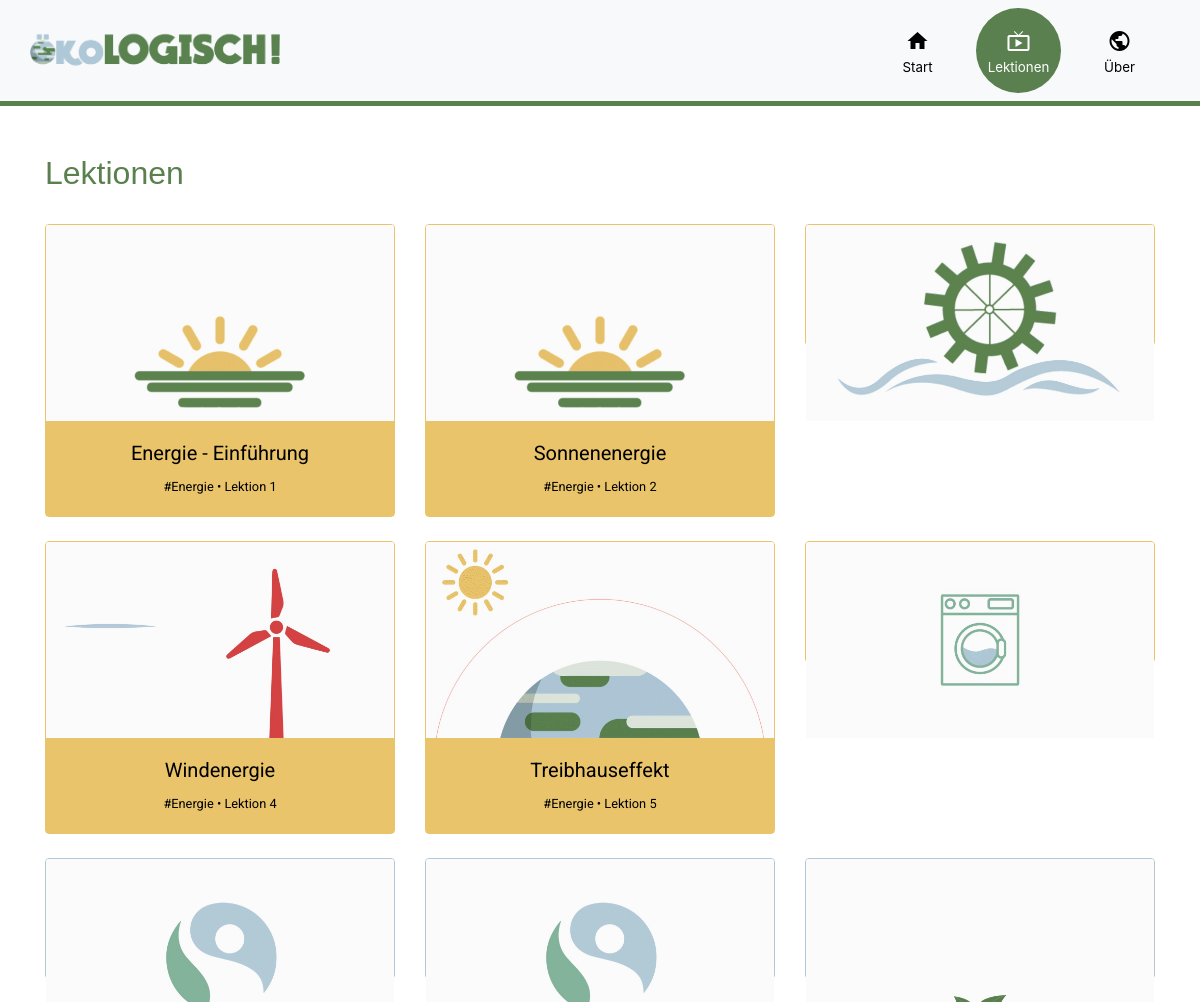
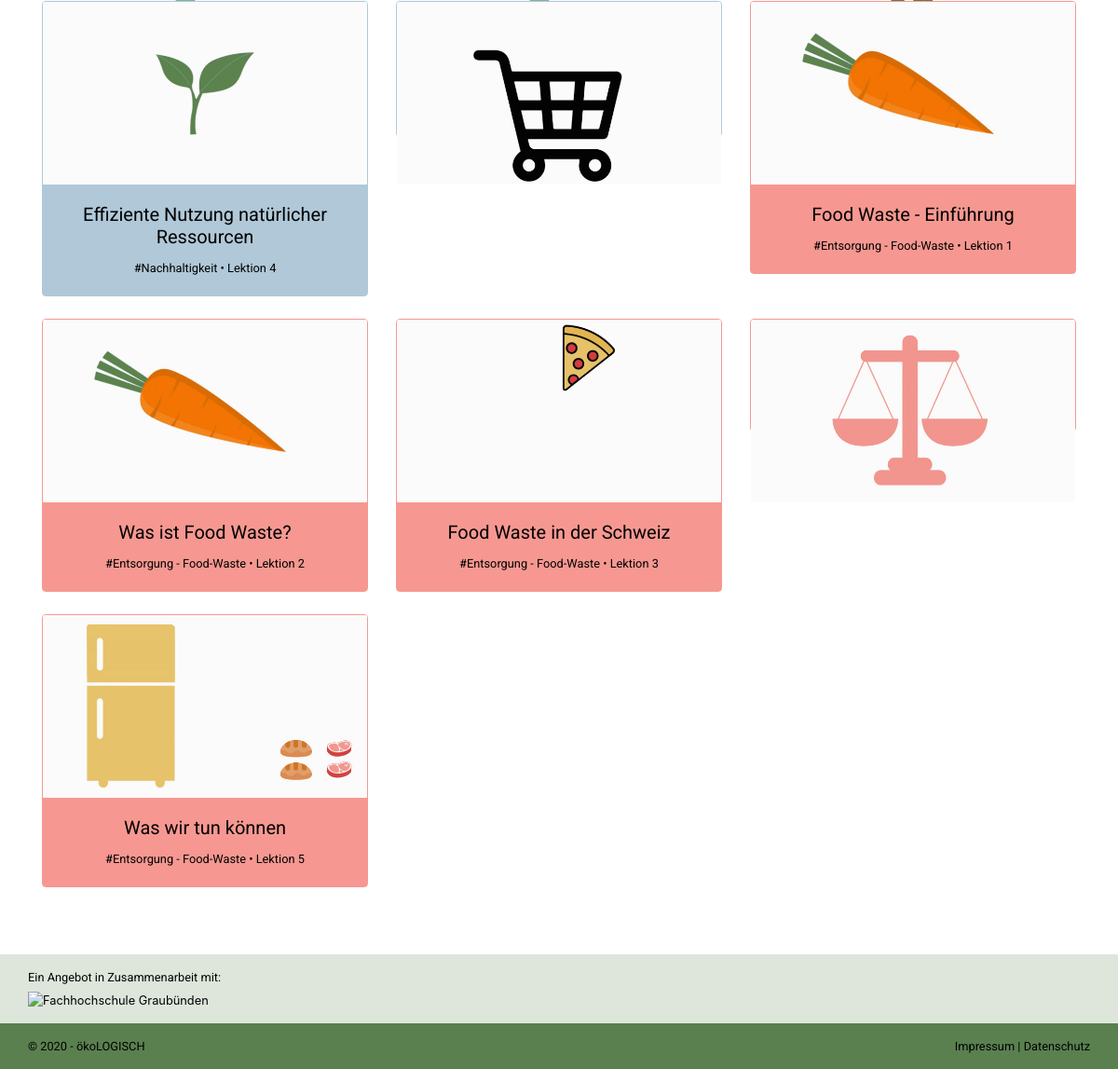
Page /lessons.php on the committed database (2 pictures, top to bottom).
### tables this page shows
CREATE TABLE `tbl_lesson` (
  `id` int(11) NOT NULL,
  `category_id` int(11) NOT NULL,
  `title` varchar(255) NOT NULL,
  `text` text NOT NULL,
  `img_url` varchar(255) NOT NULL,
  `gif_url` varchar(255) NOT NULL,
  `gif_url_static` varchar(255) NOT NULL,
  `video_url` varchar(255) NOT NULL,
  `top_lesson` tinyint(1) NOT NULL,
  `lesson_nr` int(11) NOT NULL,
  `important` text NOT NULL,
  `einfuerung` tinyint(1) NOT NULL,
  `lernziele` text NOT NULL,
  `groeste_probleme` text NOT NULL
);

CREATE TABLE `tbl_category` (
  `id` int(11) NOT NULL,
  `title` varchar(255) NOT NULL,
  `text` text NOT NULL,
  `img_url` varchar(255) NOT NULL
);

### data/data.php (called while the page is built, shortened)
<?php
function get_db_connection()
{
	global $db_host, $db_name, $db_user, $db_pass, $db_charset;
	$dsn = "mysql:host=$db_host;dbname=$db_name;charset=$db_charset";
	$options = [
		PDO::ATTR_ERRMODE            => PDO::ERRMODE_EXCEPTION,
		PDO::ATTR_DEFAULT_FETCH_MODE => PDO::FETCH_ASSOC,
		PDO::ATTR_EMULATE_PREPARES   => false
	];
	try {
		$db = new PDO($dsn, $db_user, $db_pass, $options);
	} catch (\PDOException $e) {
		throw new \PDOException($e->getMessage(), (int)$e->getCode());
	}
	return $db;
}
function get_all_lessons()
{
	$db = get_db_connection();
	$sql = "SELECT * FROM tbl_lesson;";
	$result = $db->query($sql);
	return $result->fetchAll();
}
function get_category_by_id($id)
{
	$db = get_db_connection();
	$sql = "SELECT * FROM tbl_category WHERE id = $id;";
	$result = $db->query($sql);
	$row = $result->fetch();
	return $row;
}

### lessons.php (the view, shortened to what this page needs)
<?php
require_once('data/data.php');
$allLessons = get_all_lessons();
?>
<?php require_once('templates/head.php'); ?>
<nav>
    <?php require_once('templates/navbar.php'); ?>
</nav>
<section class="container lessons my-5">
    <article>
        <h2 class="pb-4">Lektionen</h2>
        <div class="row row-cols-3">
            <?php
                foreach ($allLessons as $lesson) {
                $category =  get_category_by_id($lesson['category_id']);
            ?>
                <div class="col mb-4">
                    <a href="lesson.php?id=<?php echo $lesson['id']; ?>">
                        <div class="card <?php echo strtolower($category['title']); ?>">
                <img src="<?php echo $lesson['gif_url_static'] ?>" class="card-img-top gif_static">
                            <div class="card-body">
                                <h5 class="card-title text-center"><?php echo $lesson['title'] ?></h5>
                                <p class="card-text small text-center">
                                    <a href="category.php?id=<?php echo $lesson['category_id']; ?>">
                                        <?php echo "#" . $category['title']; ?>
                                    </a>
                                    •
                                    <?php
                                    echo "Lektion ";
                                    echo $lesson['lesson_nr'];
                                    ?></p>
                            </div>
                        </div>
                    </a>
                </div>
            <?php } ?>
        </div>
    </article>
</section>
<?php require_once('templates/footer.php'); ?>

### templates/head.php (shortened to what this page needs)
<!doctype html>
<html lang="de">
<head>
  <link rel="stylesheet" href="assets/css/main.css">
</head>
<body>

### templates/navbar.php (shortened to what this page needs)
<body>
    <nav class="navbar navbar-icon-top navbar-expand navbar-light bg-light <?php echo isset($category['title']) ? strtolower($category['title']) : ''; ?>">
        <div class="container">
            <a class="navbar-brand" href=".">
                <img src="assets/logo/logo.png" alt="ökoLOGISCH" loading="lazy">
            </a>
            <div class="navbar-expand">
                <ul class="navbar-nav">
                    <li class="nav-item">
                        <a class="nav-link" id="nav-home" href=".">
                            <span class="material-icons">
                                home
                            </span>
                            <span>
                                Start
                            </span>
                        </a>
                    </li>
                    <li class="nav-item">
                        <a class="nav-link" id="nav-lessons" href="./lessons.php">
                            <span class="material-icons">
                                live_tv
                            </span>
                            <span>
                                Lektionen
                            </span>
                        </a>
                    </li>
                    <li class="nav-item">
                        <a class="nav-link" id="nav-about" href="./about.php">
                            <span class="material-icons">
                                public
                            </span>
                            <span>
                                Über
                            </span>
                        </a>
                    </li>
                </ul>
            </div>
        </div>
    </nav>
</body>

### templates/footer.php (shortened to what this page needs)
<footer class="page-footer small">
  <div class="container-fluid footer-top">
    <div class="container">
      <p>Ein Angebot in Zusammenarbeit mit:</p>
      <a href="#"><img src="https://www.fhgr.ch/typo3conf/ext/sfptemplate/RootPage/Default/Resources/Public/Partials/Logo/Images/Logo.svg" alt="Fachhochschule Graubünden"></a>
    </div>
  </div>
  <div class="container-fluid footer-copyright">
    <div class="container">
      <div class="row">
        <div class="col">
          <p class="text-left">© <?php echo date("Y"); ?> - <a href="#">ökoLOGISCH</a></p>
        </div>
        <div class="col">
          <p class="text-right"><a href="#">Impressum</a> | <a href="#">Datenschutz</a></p>
        </div>
      </div>
    </div>
  </div>
</footer>
</body>
</html>

### rows in the picture
tbl_lesson: gif_url_static (picture), title "Energie - Einführung", category.title "Energie", lesson_nr "1"
tbl_lesson: gif_url_static (picture), title "Sonnenenergie", category.title "Energie", lesson_nr "2"
tbl_lesson: gif_url_static (picture)
tbl_lesson: gif_url_static (picture), title "Windenergie", category.title "Energie", lesson_nr "4"
tbl_lesson: gif_url_static (picture), title "Treibhauseffekt", category.title "Energie", lesson_nr "5"
tbl_lesson: gif_url_static (picture)
tbl_lesson: gif_url_static (picture)
tbl_lesson: gif_url_static (picture)
tbl_lesson: gif_url_static (picture)
tbl_lesson: gif_url_static (picture), title "Effiziente Nutzung natürlicher Ressourcen", category.title "Nachhaltigkeit", lesson_nr "4"
tbl_lesson: gif_url_static (picture)
tbl_lesson: gif_url_static (picture), title "Food Waste - Einführung", category.title "Entsorgung - Food-Waste", lesson_nr "1"
tbl_lesson: gif_url_static (picture), title "Was ist Food Waste?", category.title "Entsorgung - Food-Waste", lesson_nr "2"
tbl_lesson: gif_url_static (picture), title "Food Waste in der Schweiz", category.title "Entsorgung - Food-Waste", lesson_nr "3"
tbl_lesson: gif_url_static (picture)
tbl_lesson: gif_url_static (picture), title "Was wir tun können", category.title "Entsorgung - Food-Waste", lesson_nr "5"
